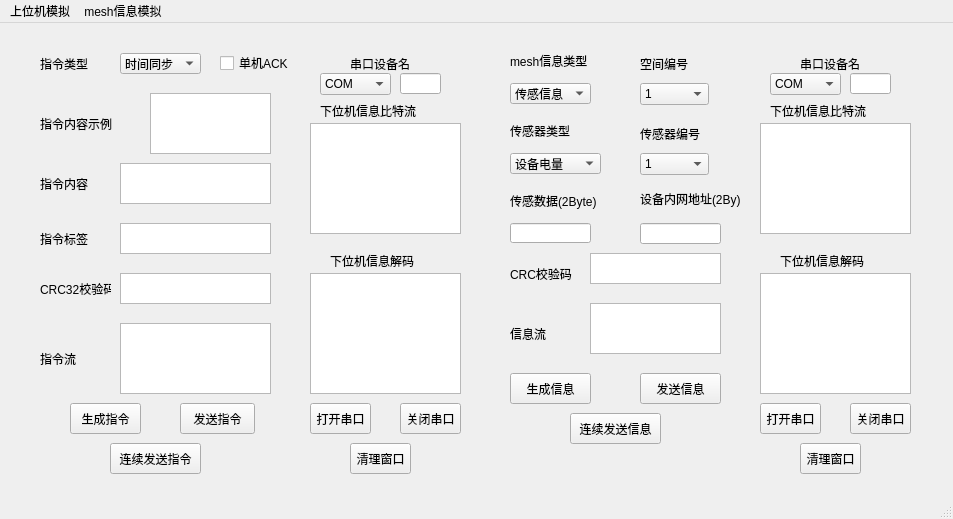
<?xml version="1.0" encoding="UTF-8"?>
<ui version="4.0">
 <class>MainWindow</class>
 <widget class="QMainWindow" name="MainWindow">
  <property name="geometry">
   <rect>
    <x>0</x>
    <y>0</y>
    <width>953</width>
    <height>519</height>
   </rect>
  </property>
  <property name="windowTitle">
   <string>MainWindow</string>
  </property>
  <widget class="QWidget" name="centralwidget">
   <widget class="QTextEdit" name="CMDInput">
    <property name="geometry">
     <rect>
      <x>120</x>
      <y>140</y>
      <width>151</width>
      <height>41</height>
     </rect>
    </property>
   </widget>
   <widget class="QLabel" name="label">
    <property name="geometry">
     <rect>
      <x>40</x>
      <y>30</y>
      <width>61</width>
      <height>21</height>
     </rect>
    </property>
    <property name="text">
     <string>指令类型</string>
    </property>
   </widget>
   <widget class="QPushButton" name="SendCMDButton">
    <property name="geometry">
     <rect>
      <x>180</x>
      <y>380</y>
      <width>75</width>
      <height>31</height>
     </rect>
    </property>
    <property name="text">
     <string>发送指令</string>
    </property>
   </widget>
   <widget class="QLabel" name="label_2">
    <property name="geometry">
     <rect>
      <x>40</x>
      <y>250</y>
      <width>71</width>
      <height>31</height>
     </rect>
    </property>
    <property name="text">
     <string>CRC32校验码</string>
    </property>
   </widget>
   <widget class="QLabel" name="label_3">
    <property name="geometry">
     <rect>
      <x>320</x>
      <y>80</y>
      <width>131</width>
      <height>16</height>
     </rect>
    </property>
    <property name="text">
     <string>下位机信息比特流</string>
    </property>
   </widget>
   <widget class="QTextBrowser" name="ACKDisplay">
    <property name="geometry">
     <rect>
      <x>310</x>
      <y>100</y>
      <width>151</width>
      <height>111</height>
     </rect>
    </property>
   </widget>
   <widget class="QTextBrowser" name="CRCDisplay">
    <property name="geometry">
     <rect>
      <x>120</x>
      <y>250</y>
      <width>151</width>
      <height>31</height>
     </rect>
    </property>
   </widget>
   <widget class="QLabel" name="label_4">
    <property name="geometry">
     <rect>
      <x>40</x>
      <y>200</y>
      <width>61</width>
      <height>31</height>
     </rect>
    </property>
    <property name="text">
     <string>指令标签</string>
    </property>
   </widget>
   <widget class="QTextBrowser" name="CMDLabelDisplay">
    <property name="geometry">
     <rect>
      <x>120</x>
      <y>200</y>
      <width>151</width>
      <height>31</height>
     </rect>
    </property>
   </widget>
   <widget class="QLabel" name="label_5">
    <property name="geometry">
     <rect>
      <x>40</x>
      <y>320</y>
      <width>51</width>
      <height>31</height>
     </rect>
    </property>
    <property name="text">
     <string>指令流</string>
    </property>
   </widget>
   <widget class="QTextBrowser" name="CMDBrowser">
    <property name="geometry">
     <rect>
      <x>120</x>
      <y>300</y>
      <width>151</width>
      <height>71</height>
     </rect>
    </property>
   </widget>
   <widget class="QLabel" name="label_6">
    <property name="geometry">
     <rect>
      <x>350</x>
      <y>30</y>
      <width>61</width>
      <height>21</height>
     </rect>
    </property>
    <property name="text">
     <string>串口设备名</string>
    </property>
   </widget>
   <widget class="QLineEdit" name="PortName">
    <property name="geometry">
     <rect>
      <x>400</x>
      <y>50</y>
      <width>41</width>
      <height>21</height>
     </rect>
    </property>
   </widget>
   <widget class="QComboBox" name="CMDTypeBox">
    <property name="geometry">
     <rect>
      <x>120</x>
      <y>30</y>
      <width>81</width>
      <height>21</height>
     </rect>
    </property>
    <item>
     <property name="text">
      <string>时间同步</string>
     </property>
    </item>
    <item>
     <property name="text">
      <string>节点控制</string>
     </property>
    </item>
    <item>
     <property name="text">
      <string>信息获取</string>
     </property>
    </item>
   </widget>
   <widget class="QLabel" name="label_7">
    <property name="geometry">
     <rect>
      <x>40</x>
      <y>150</y>
      <width>61</width>
      <height>21</height>
     </rect>
    </property>
    <property name="text">
     <string>指令内容</string>
    </property>
   </widget>
   <widget class="QLabel" name="label_8">
    <property name="geometry">
     <rect>
      <x>330</x>
      <y>230</y>
      <width>111</width>
      <height>16</height>
     </rect>
    </property>
    <property name="text">
     <string>下位机信息解码</string>
    </property>
   </widget>
   <widget class="QTextBrowser" name="ACKParserWindow">
    <property name="geometry">
     <rect>
      <x>310</x>
      <y>250</y>
      <width>151</width>
      <height>121</height>
     </rect>
    </property>
   </widget>
   <widget class="QComboBox" name="SerialPortTypeBox">
    <property name="geometry">
     <rect>
      <x>320</x>
      <y>50</y>
      <width>71</width>
      <height>22</height>
     </rect>
    </property>
    <item>
     <property name="text">
      <string>COM</string>
     </property>
    </item>
    <item>
     <property name="text">
      <string>/dev/tty</string>
     </property>
    </item>
   </widget>
   <widget class="QLabel" name="label_9">
    <property name="geometry">
     <rect>
      <x>510</x>
      <y>30</y>
      <width>101</width>
      <height>16</height>
     </rect>
    </property>
    <property name="text">
     <string>mesh信息类型</string>
    </property>
   </widget>
   <widget class="QComboBox" name="MsgTypeBox">
    <property name="geometry">
     <rect>
      <x>510</x>
      <y>60</y>
      <width>81</width>
      <height>21</height>
     </rect>
    </property>
    <item>
     <property name="text">
      <string>传感信息</string>
     </property>
    </item>
    <item>
     <property name="text">
      <string>路由信息</string>
     </property>
    </item>
   </widget>
   <widget class="QLabel" name="label_10">
    <property name="geometry">
     <rect>
      <x>640</x>
      <y>160</y>
      <width>111</width>
      <height>31</height>
     </rect>
    </property>
    <property name="text">
     <string>设备内网地址(2By)</string>
    </property>
   </widget>
   <widget class="QLineEdit" name="DeviceAddress">
    <property name="geometry">
     <rect>
      <x>640</x>
      <y>200</y>
      <width>81</width>
      <height>21</height>
     </rect>
    </property>
   </widget>
   <widget class="QLabel" name="label_11">
    <property name="geometry">
     <rect>
      <x>640</x>
      <y>30</y>
      <width>71</width>
      <height>21</height>
     </rect>
    </property>
    <property name="text">
     <string>空间编号</string>
    </property>
   </widget>
   <widget class="QComboBox" name="SpaceNumBox">
    <property name="geometry">
     <rect>
      <x>640</x>
      <y>60</y>
      <width>69</width>
      <height>22</height>
     </rect>
    </property>
    <item>
     <property name="text">
      <string>1</string>
     </property>
    </item>
    <item>
     <property name="text">
      <string>2</string>
     </property>
    </item>
    <item>
     <property name="text">
      <string>3</string>
     </property>
    </item>
    <item>
     <property name="text">
      <string>4</string>
     </property>
    </item>
    <item>
     <property name="text">
      <string>5</string>
     </property>
    </item>
   </widget>
   <widget class="QLabel" name="label_12">
    <property name="geometry">
     <rect>
      <x>640</x>
      <y>100</y>
      <width>81</width>
      <height>21</height>
     </rect>
    </property>
    <property name="text">
     <string>传感器编号</string>
    </property>
   </widget>
   <widget class="QComboBox" name="SensorNumBox">
    <property name="geometry">
     <rect>
      <x>640</x>
      <y>130</y>
      <width>69</width>
      <height>22</height>
     </rect>
    </property>
    <item>
     <property name="text">
      <string>1</string>
     </property>
    </item>
    <item>
     <property name="text">
      <string>2</string>
     </property>
    </item>
    <item>
     <property name="text">
      <string>3</string>
     </property>
    </item>
   </widget>
   <widget class="QLabel" name="label_13">
    <property name="geometry">
     <rect>
      <x>510</x>
      <y>100</y>
      <width>61</width>
      <height>16</height>
     </rect>
    </property>
    <property name="text">
     <string>传感器类型</string>
    </property>
   </widget>
   <widget class="QComboBox" name="SensorTypeBox">
    <property name="geometry">
     <rect>
      <x>510</x>
      <y>130</y>
      <width>91</width>
      <height>21</height>
     </rect>
    </property>
    <item>
     <property name="text">
      <string>设备电量</string>
     </property>
    </item>
    <item>
     <property name="text">
      <string>光照</string>
     </property>
    </item>
    <item>
     <property name="text">
      <string>温度</string>
     </property>
    </item>
    <item>
     <property name="text">
      <string>湿度</string>
     </property>
    </item>
    <item>
     <property name="text">
      <string>人体红外</string>
     </property>
    </item>
    <item>
     <property name="text">
      <string>PM2.5</string>
     </property>
    </item>
    <item>
     <property name="text">
      <string>毒害气体</string>
     </property>
    </item>
    <item>
     <property name="text">
      <string>霍尔传感</string>
     </property>
    </item>
    <item>
     <property name="text">
      <string>电力线监测</string>
     </property>
    </item>
    <item>
     <property name="text">
      <string>CO2</string>
     </property>
    </item>
    <item>
     <property name="text">
      <string/>
     </property>
    </item>
   </widget>
   <widget class="QLabel" name="label_14">
    <property name="geometry">
     <rect>
      <x>510</x>
      <y>170</y>
      <width>91</width>
      <height>16</height>
     </rect>
    </property>
    <property name="text">
     <string>传感数据(2Byte)</string>
    </property>
   </widget>
   <widget class="QLineEdit" name="SensorData">
    <property name="geometry">
     <rect>
      <x>510</x>
      <y>200</y>
      <width>81</width>
      <height>20</height>
     </rect>
    </property>
   </widget>
   <widget class="QPushButton" name="SendMsgButton">
    <property name="geometry">
     <rect>
      <x>640</x>
      <y>350</y>
      <width>81</width>
      <height>31</height>
     </rect>
    </property>
    <property name="text">
     <string>发送信息</string>
    </property>
   </widget>
   <widget class="QLabel" name="label_15">
    <property name="geometry">
     <rect>
      <x>510</x>
      <y>240</y>
      <width>71</width>
      <height>21</height>
     </rect>
    </property>
    <property name="text">
     <string>CRC校验码</string>
    </property>
   </widget>
   <widget class="QLabel" name="label_16">
    <property name="geometry">
     <rect>
      <x>510</x>
      <y>300</y>
      <width>51</width>
      <height>21</height>
     </rect>
    </property>
    <property name="text">
     <string>信息流</string>
    </property>
   </widget>
   <widget class="QTextBrowser" name="MsgflowDisplay">
    <property name="geometry">
     <rect>
      <x>590</x>
      <y>280</y>
      <width>131</width>
      <height>51</height>
     </rect>
    </property>
   </widget>
   <widget class="QTextBrowser" name="MsgCRCdisplay">
    <property name="geometry">
     <rect>
      <x>590</x>
      <y>230</y>
      <width>131</width>
      <height>31</height>
     </rect>
    </property>
   </widget>
   <widget class="QLabel" name="label_17">
    <property name="geometry">
     <rect>
      <x>40</x>
      <y>90</y>
      <width>91</width>
      <height>21</height>
     </rect>
    </property>
    <property name="text">
     <string>指令内容示例</string>
    </property>
   </widget>
   <widget class="QTextBrowser" name="CMD_Example">
    <property name="geometry">
     <rect>
      <x>150</x>
      <y>70</y>
      <width>121</width>
      <height>61</height>
     </rect>
    </property>
   </widget>
   <widget class="QPushButton" name="GenerateCMDButton">
    <property name="geometry">
     <rect>
      <x>70</x>
      <y>380</y>
      <width>71</width>
      <height>31</height>
     </rect>
    </property>
    <property name="text">
     <string>生成指令</string>
    </property>
   </widget>
   <widget class="QPushButton" name="OpenPortButton">
    <property name="geometry">
     <rect>
      <x>310</x>
      <y>380</y>
      <width>61</width>
      <height>31</height>
     </rect>
    </property>
    <property name="text">
     <string>打开串口</string>
    </property>
   </widget>
   <widget class="QPushButton" name="GenerateMSGBuuton">
    <property name="geometry">
     <rect>
      <x>510</x>
      <y>350</y>
      <width>81</width>
      <height>31</height>
     </rect>
    </property>
    <property name="text">
     <string>生成信息</string>
    </property>
   </widget>
   <widget class="QPushButton" name="ClosePortButton">
    <property name="geometry">
     <rect>
      <x>400</x>
      <y>380</y>
      <width>61</width>
      <height>31</height>
     </rect>
    </property>
    <property name="text">
     <string>关闭串口</string>
    </property>
   </widget>
   <widget class="QPushButton" name="CleanOutPutButton">
    <property name="geometry">
     <rect>
      <x>350</x>
      <y>420</y>
      <width>61</width>
      <height>31</height>
     </rect>
    </property>
    <property name="text">
     <string>清理窗口</string>
    </property>
   </widget>
   <widget class="QComboBox" name="SerialPortTypeBox_2">
    <property name="geometry">
     <rect>
      <x>770</x>
      <y>50</y>
      <width>71</width>
      <height>22</height>
     </rect>
    </property>
    <item>
     <property name="text">
      <string>COM</string>
     </property>
    </item>
    <item>
     <property name="text">
      <string>/dev/tty</string>
     </property>
    </item>
   </widget>
   <widget class="QPushButton" name="OpenPortButton_2">
    <property name="geometry">
     <rect>
      <x>760</x>
      <y>380</y>
      <width>61</width>
      <height>31</height>
     </rect>
    </property>
    <property name="text">
     <string>打开串口</string>
    </property>
   </widget>
   <widget class="QPushButton" name="ClosePortButton_2">
    <property name="geometry">
     <rect>
      <x>850</x>
      <y>380</y>
      <width>61</width>
      <height>31</height>
     </rect>
    </property>
    <property name="text">
     <string>关闭串口</string>
    </property>
   </widget>
   <widget class="QLabel" name="label_18">
    <property name="geometry">
     <rect>
      <x>800</x>
      <y>30</y>
      <width>61</width>
      <height>21</height>
     </rect>
    </property>
    <property name="text">
     <string>串口设备名</string>
    </property>
   </widget>
   <widget class="QTextBrowser" name="ACKParserWindow_2">
    <property name="geometry">
     <rect>
      <x>760</x>
      <y>250</y>
      <width>151</width>
      <height>121</height>
     </rect>
    </property>
   </widget>
   <widget class="QTextBrowser" name="ACKDisplay_2">
    <property name="geometry">
     <rect>
      <x>760</x>
      <y>100</y>
      <width>151</width>
      <height>111</height>
     </rect>
    </property>
   </widget>
   <widget class="QLineEdit" name="PortName_2">
    <property name="geometry">
     <rect>
      <x>850</x>
      <y>50</y>
      <width>41</width>
      <height>21</height>
     </rect>
    </property>
   </widget>
   <widget class="QLabel" name="label_19">
    <property name="geometry">
     <rect>
      <x>770</x>
      <y>80</y>
      <width>131</width>
      <height>16</height>
     </rect>
    </property>
    <property name="text">
     <string>下位机信息比特流</string>
    </property>
   </widget>
   <widget class="QLabel" name="label_20">
    <property name="geometry">
     <rect>
      <x>780</x>
      <y>230</y>
      <width>111</width>
      <height>16</height>
     </rect>
    </property>
    <property name="text">
     <string>下位机信息解码</string>
    </property>
   </widget>
   <widget class="QPushButton" name="CleanOutPutButton_2">
    <property name="geometry">
     <rect>
      <x>800</x>
      <y>420</y>
      <width>61</width>
      <height>31</height>
     </rect>
    </property>
    <property name="text">
     <string>清理窗口</string>
    </property>
   </widget>
   <widget class="QPushButton" name="SerialSendCMDButton">
    <property name="geometry">
     <rect>
      <x>110</x>
      <y>420</y>
      <width>91</width>
      <height>31</height>
     </rect>
    </property>
    <property name="text">
     <string>连续发送指令</string>
    </property>
   </widget>
   <widget class="QPushButton" name="SerialSendMSGButton">
    <property name="geometry">
     <rect>
      <x>570</x>
      <y>390</y>
      <width>91</width>
      <height>31</height>
     </rect>
    </property>
    <property name="text">
     <string>连续发送信息</string>
    </property>
   </widget>
   <widget class="QCheckBox" name="ACKcheck">
    <property name="geometry">
     <rect>
      <x>220</x>
      <y>30</y>
      <width>81</width>
      <height>20</height>
     </rect>
    </property>
    <property name="text">
     <string>单机ACK</string>
    </property>
   </widget>
  </widget>
  <widget class="QStatusBar" name="statusbar"/>
  <widget class="QMenuBar" name="menubar">
   <property name="geometry">
    <rect>
     <x>0</x>
     <y>0</y>
     <width>953</width>
     <height>23</height>
    </rect>
   </property>
   <widget class="QMenu" name="menu">
    <property name="title">
     <string>上位机模拟</string>
    </property>
   </widget>
   <widget class="QMenu" name="menumesh">
    <property name="title">
     <string>mesh信息模拟</string>
    </property>
   </widget>
   <addaction name="menu"/>
   <addaction name="menumesh"/>
  </widget>
 </widget>
 <resources/>
 <connections/>
</ui>
